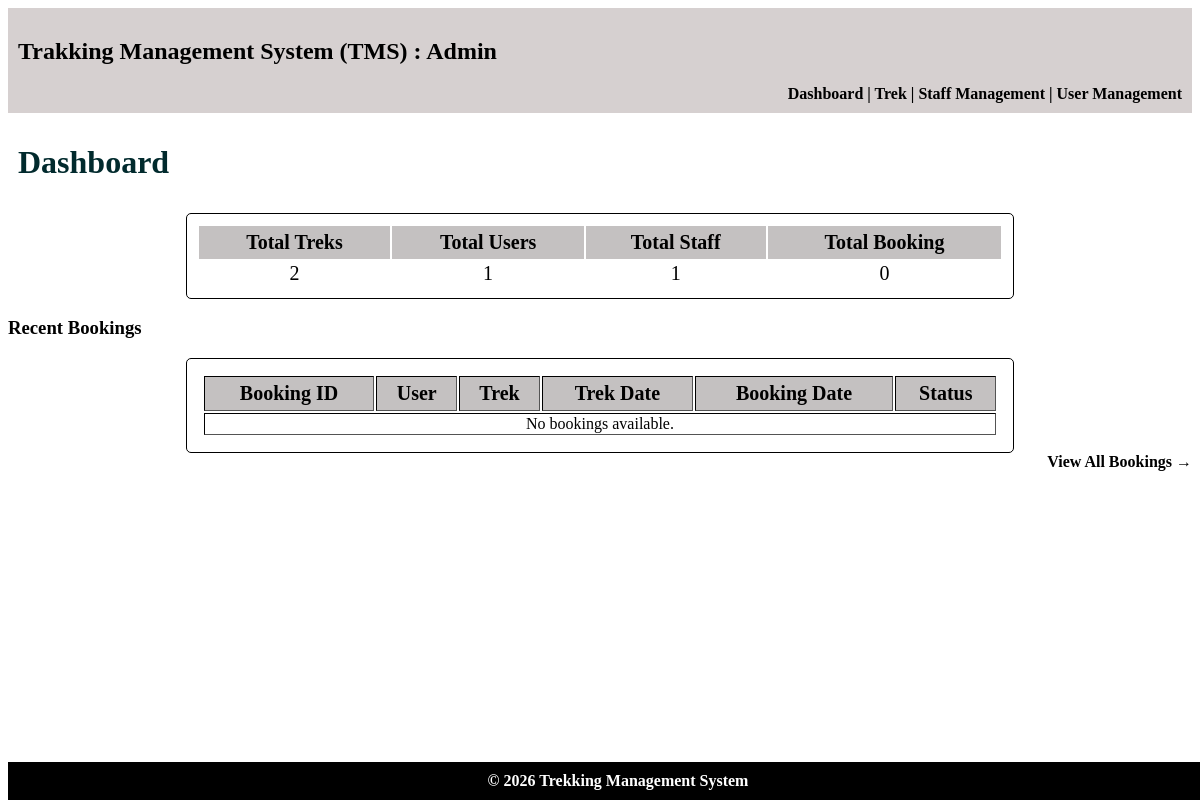
/admin, run on an earlier commit of the app's database.
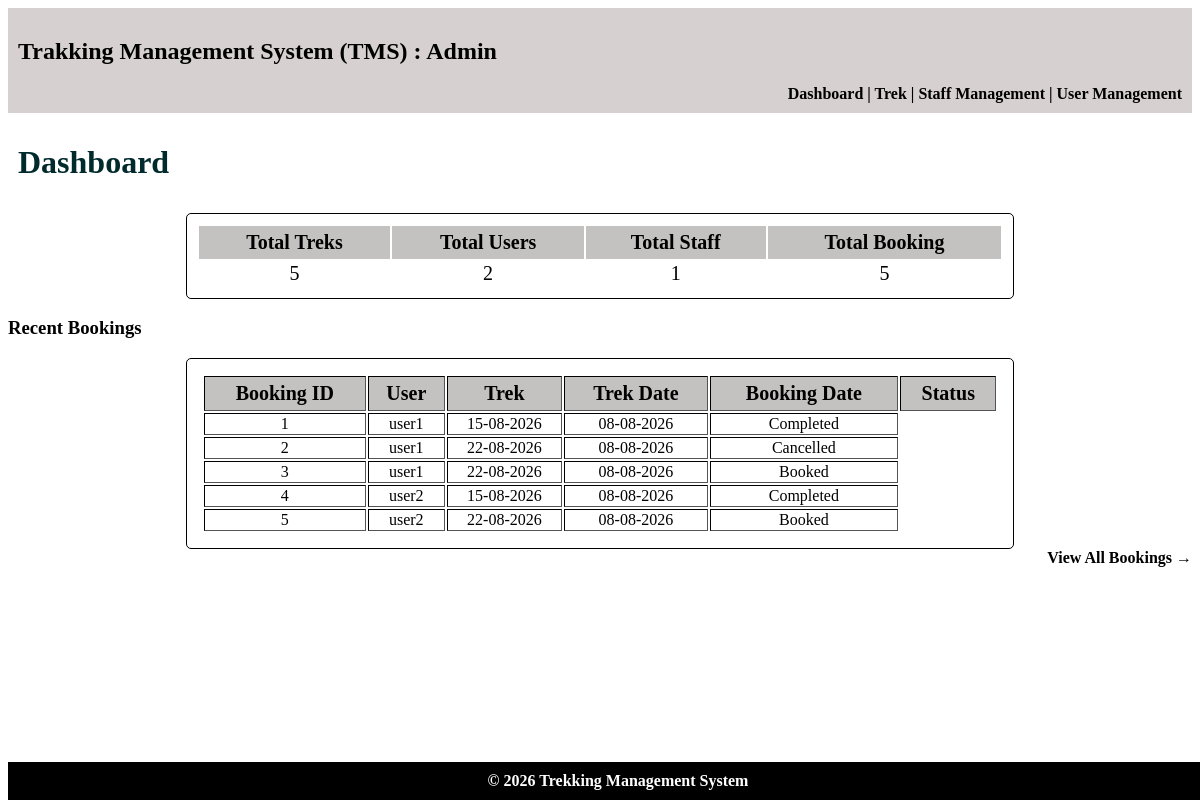
And on a later commit of the database.
### models.py (models this page shows)
class Bookings(db.Model):
    __tablename__ = "bookings"
    booking_id = db.Column(db.Integer,primary_key=True)
    trekker_id = db.Column(db.Integer,db.ForeignKey("trekker_profiles.trekker_id"),nullable=False)
    trek_id = db.Column(db.Integer,db.ForeignKey("treks.trek_id"),nullable=False)
    booking_status = db.Column(db.Integer,nullable=False,default=0)     # 0 = Booked, 1 = Cancelled  2 = Completed
    booking_date = db.Column(db.Date,nullable=False)
    __table_args__ = (
        db.UniqueConstraint(
            "trekker_id",
            "trek_id",
            name="unique_trekker_trek"
        ),
    )

class Trekker_Profiles(db.Model):
    __tablename__ = "trekker_profiles"
    trekker_id = db.Column(db.Integer,db.ForeignKey("users.id"),primary_key=True)
    name = db.Column(db.String, nullable=False)
    phone = db.Column(db.String, nullable=False)
    address = db.Column(db.String, nullable=False)
    emergency_contact = db.Column(db.String, nullable=False)
    status = db.Column(db.Integer,nullable=False,default=0) # 0 = Registered, # 1 = Blacklisted
    bookings = db.relationship(
        "Bookings",
        cascade="all, delete",
        backref="trekker_profiles"
    )

class Treks(db.Model):
    __tablename__ = "treks"
    trek_id = db.Column(db.Integer,primary_key=True)
    trek_name = db.Column(db.String, nullable=False)
    location = db.Column(db.String, nullable=False)
    duration_days = db.Column(db.Integer,nullable=False)
    total_slots = db.Column(db.Integer,nullable=False)
    avail_slots = db.Column(db.Integer,nullable=False)
    staff_id = db.Column(db.Integer,db.ForeignKey("staff_profiles.staff_id"),nullable=True)
    difficulty = db.Column(db.Integer,nullable=False, default=0)    # 0 = Easy, 1 = Moderate, 2 = Hard
    trek_status = db.Column(db.Integer,nullable=False,default=0)    # 0 = Pending, 1 = Approved, 2 = Open, 3 = Closed, 4 = Completed
    start_date = db.Column(db.Date,nullable=False)
    end_date = db.Column(db.Date, nullable=False)
    description = db.Column(db.String,nullable=False)
    bookings = db.relationship(
        "Bookings",
        cascade="all, delete",
        backref="treks"
    )

### controller.py (the view)
@app.route("/admin")
def admin_dashboard():
    total_treks = db.session.query(Treks).count()
    total_users = db.session.query(Users).filter(Users.role == 1).count()
    total_staff = db.session.query(Staff_Profiles).count()
    total_bookings = db.session.query(Bookings).count()
    recent_bookings = db.session.query(Bookings).order_by(
        Bookings.booking_date.desc()
    ).limit(5).all()
    return render_template(
        "admin_dashboard.html",total_treks=total_treks,
        total_users=total_users,total_staff=total_staff,
        total_bookings=total_bookings,recent_bookings=recent_bookings)

### templates/admin_dashboard.html (shortened to what this page needs)
<!DOCTYPE html>
<html lang="en">
<head>
    <link rel="stylesheet" href="/static/main.css">
</head>
<body>
    <header>
        <h2>Trakking Management System (TMS) : Admin</h2>
        <nav>
            <a href="{{ url_for('admin_dashboard') }}"> Dashboard </a>|
            <a href="{{ url_for('admin_treks') }}"> Trek </a>|
            <a href="{{ url_for('admin_staff') }}"> Staff Management </a>|
            <a href="{{ url_for('admin_user') }}"> User Management </a>
        </nav>
    </header>
    <main>
        <h1>Dashboard</h1>
        <table class="Dashboard">
            <tr><th>Total Treks</th><th>Total Users</th><th>Total Staff</th><th>Total Booking</th></tr>
            <tr><td>{{ total_treks }}</td> <td>{{ total_users }}</td> <td>{{ total_staff }}</td> <td>{{ total_bookings }}</td></tr>
        </table>
        <h3>Recent Bookings</h3>
        <table class="normal" border="1">
            <tr><th>Booking ID</th> <th>User</th>   <th>Trek</th>   <th>Trek Date</th>  <th>Booking Date</th>   <th>Status</th></tr>
            {% for booking in recent_bookings %}
            <t><td>{{ booking.booking_id }}</td>
                <td>{{ booking.trekker_profiles.name }}</td>
                <td>{{ booking.treks.start_date.strftime('%d-%m-%Y') }}</td>
                <td>{{ booking.booking_date.strftime('%d-%m-%Y') }}</td>
                <td>
                    {% if booking.booking_status == 0 %}
                        Booked
                    {% elif booking.booking_status == 1 %}
                        Cancelled
                    {% elif booking.booking_status == 2 %}
                        Completed
                    {% endif %}
                </td>
        {% else %}
        <tr><td colspan="6">No bookings available.</td></tr>
        {% endfor %}
        </table>
        <nav>
                <a href="{{ url_for('admin_bookings') }}"> View All Bookings → </a>
        </nav>
    </main>
    <footer>© 2026 Trekking Management System</footer>
</body>
</html>

### static/main.css (style rules this page uses)
body { padding-bottom: 50px; }
footer { background:black; color:white; text-align:center; font-weight:bold; padding:10px; bottom: 0; position: fixed; width: 100%; }
header { background:rgb(214, 208, 208); text-align: justify; padding:10px; }
table th { background: rgb(196, 193, 193); font-size: 20px; padding: 5px; }
.Dashboard { margin: auto; width:70%; padding:10px; font-size: medium; border: 1px solid black; border-radius: 5px; text-align: center; font-size: 20px; }
.normal { text-align: center; padding: 15px; margin:auto; width:70%; border: 1px solid black; border-radius: 5px; }
nav { text-align: right; font-weight: bold; }
nav a { color: black; text-decoration: none; }
h1 { padding: 10px; color: rgb(1, 42, 45); }

What changed in the data, as far as the page shows it:
added Bookings: booking_id "1", trekker_profiles.name "user1", treks.start_date "15-08-2026", booking_date "08-08-2026", booking_status "Completed"
added Bookings: booking_id "2", trekker_profiles.name "user1", treks.start_date "22-08-2026", booking_date "08-08-2026", booking_status "Cancelled"
added Bookings: booking_id "3", trekker_profiles.name "user1", treks.start_date "22-08-2026", booking_date "08-08-2026", booking_status "Booked"
added Bookings: booking_id "4", trekker_profiles.name "user2", treks.start_date "15-08-2026", booking_date "08-08-2026", booking_status "Completed"
added Bookings: booking_id "5", trekker_profiles.name "user2", treks.start_date "22-08-2026", booking_date "08-08-2026", booking_status "Booked"
Also different on the page:
{{ total_treks }}: "2" → "5"
{{ total_users }}: "1" → "2"
{{ total_bookings }}: "0" → "5"
text no longer shown: "No bookings available."
